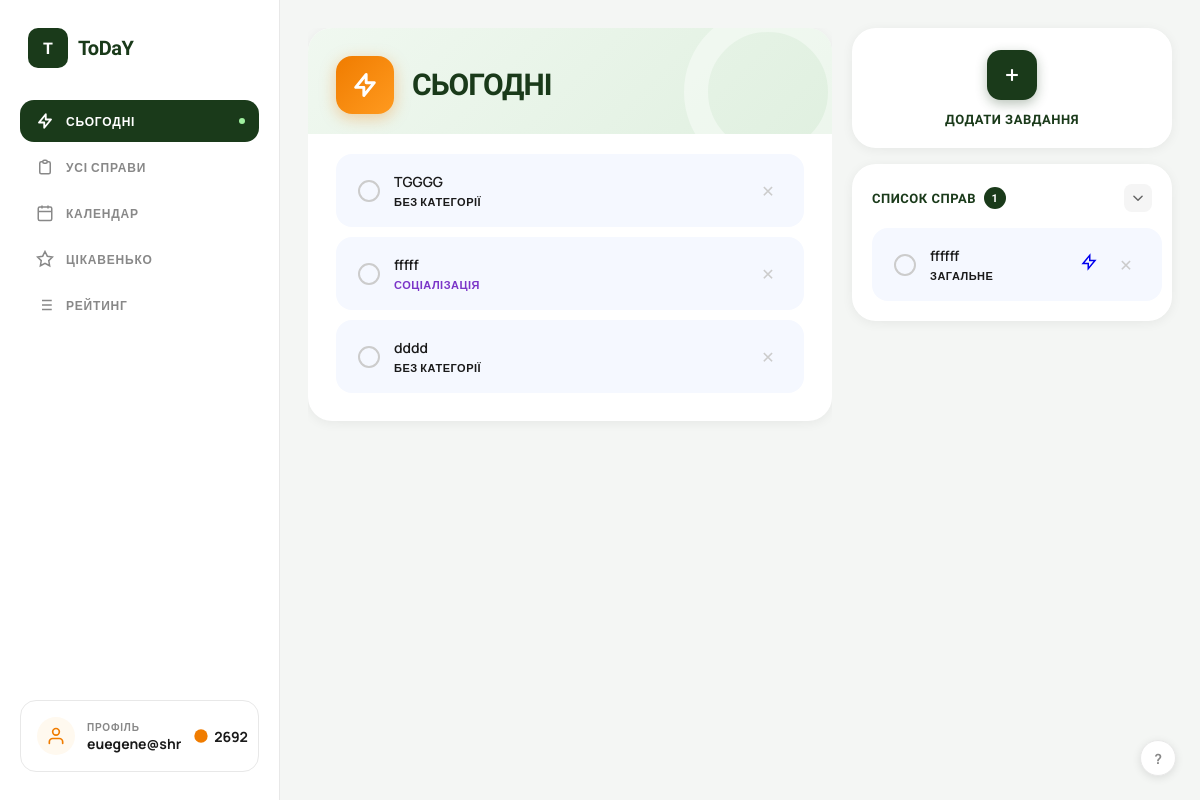
The page /tasks/today/ (signed in) on the database its author committed.
### users/models.py (models this page shows)
class User(AbstractUser):
    email = models.EmailField(unique=True)
    total_points = models.IntegerField(default=0)
    coins = models.IntegerField(default=100)  # added this for coin sysytem
    USERNAME_FIELD = "email"
    REQUIRED_FIELDS = ['username']

### tasks/models.py (models this page shows, shortened)
class Task(models.Model):
    user = models.ForeignKey(User, on_delete=models.CASCADE)
    title = models.CharField(max_length=255)
    category = models.ForeignKey(Category, null=True, blank=True, on_delete=models.SET_NULL)
    planned_date = models.DateField(
        default=timezone.localdate,
        null=True,
        blank=True
    )
    is_for_today = models.BooleanField(default=False)
    deadline_time = models.TimeField(default="23:59") # Непотрібен
    estimated_hours = models.FloatField(default=1)
    is_completed = models.BooleanField(default=False)
    order = models.IntegerField(default=0)
    created_at = models.DateTimeField(auto_now_add=True)
    completed_at = models.DateTimeField(null=True, blank=True)

class Category(models.Model):
    name = models.CharField(max_length=100)
    color = models.CharField(max_length=7, default='#000000')
    user = models.ForeignKey(User, on_delete=models.CASCADE, null=True, blank=True)

### tasks/views.py (the view, shortened to what this page needs)
# urls.py: path('today/', views.today_tasks, name='today_tasks'),
@login_required
def today_tasks(request):
    today = timezone.localdate()
    yesterday = today - timezone.timedelta(days=1)
    missed_tasks = Task.objects.filter(
        user=request.user,
        is_completed=False,
    ).filter(
        db_models.Q(planned_date=yesterday)
    )
    total_penalty = 0
    for task in missed_tasks:
        points = calculate_points(task, request.user)
        total_penalty += int(points)
    today_incomplete = Task.objects.filter(
        user=request.user,
        is_completed=False
    ).filter(
        db_models.Q(is_for_today=True) | db_models.Q(planned_date=today)
    ).order_by('order')
    today_incomplete.filter(is_for_today=True).update(planned_date=today)
    today_incomplete.filter(planned_date=today).update(is_for_today=True)
    other_incomplete = Task.objects.filter(
        user=request.user,
        is_for_today=False,
        is_completed=False,
    ).order_by('order')
    categories = Category.objects.filter(user=request.user)
    return render(request, 'myapp/user_desktop.html', {
        'today_tasks': today_incomplete,
        'other_tasks': other_incomplete,
        'categories': categories,
        'today': today,
    })

### myapp/templates/myapp/user_desktop.html (shortened to what this page needs)
{% load static %}
<!DOCTYPE html>
<html lang="uk">
<head>
<link rel="stylesheet" href="{% static 'myapp/css/menu.css' %}">
</head>
<body>
<aside class="sidebar">
  <div class="logo">
    <div class="logo-icon">T</div>
    <div class="logo-text">ToDaY</div>
  </div>
  <label class="nav-label chosen">
    <svg fill="none" viewBox="0 0 24 24" stroke="currentColor" stroke-width="2.5">
      <path stroke-linecap="round" stroke-linejoin="round" d="M13 10V3L4 14h7v7l9-11h-7z"/>
    </svg>
    СЬОГОДНІ
    <span class="nav-dot"></span>
  </label>
  <a href="{% url 'tasks:task_list' %}" class="nav-label">
    <svg fill="none" viewBox="0 0 24 24" stroke="currentColor" stroke-width="2">
      <path stroke-linecap="round" stroke-linejoin="round" d="M9 5H7a2 2 0 00-2 2v12a2 2 0 002 2h10a2 2 0 002-2V7a2 2 0 00-2-2h-2M9 5a2 2 0 002 2h2a2 2 0 002-2M9 5a2 2 0 012-2h2a2 2 0 012 2"/>
    </svg>
    УСІ СПРАВИ
  </a>
  <a href="{% url 'myapp:calendar' %}" class="nav-label">
    <svg fill="none" viewBox="0 0 24 24" stroke="currentColor" stroke-width="2">
      <rect x="3" y="4" width="18" height="18" rx="2" ry="2"/>
      <line x1="16" y1="2" x2="16" y2="6"/><line x1="8" y1="2" x2="8" y2="6"/>
      <line x1="3" y1="10" x2="21" y2="10"/>
    </svg>
    КАЛЕНДАР
  </a>
  <a href="{% url 'myapp:interesting' %}" class="nav-label">
    <svg fill="none" viewBox="0 0 24 24" stroke="currentColor" stroke-width="2">
      <polygon points="12 2 15.09 8.26 22 9.27 17 14.14 18.18 21.02 12 17.77 5.82 21.02 7 14.14 2 9.27 8.91 8.26 12 2"/>
    </svg>
    ЦІКАВЕНЬКО
  </a>
  <a href="{% url 'rating:my_rating' %}" class="nav-label">
    <svg fill="none" viewBox="0 0 24 24" stroke="currentColor" stroke-width="2">
      <path d="M8 6h13M8 12h13M8 18h13M3 6h.01M3 12h.01M3 18h.01"/>
    </svg>
    РЕЙТИНГ
  </a>
  <div class="sidebar-spacer"></div>
  <a href="{% url 'myapp:profile' %}" class="profile-card" style="text-decoration: none; color: inherit; display: flex;">
    <div class="profile-avatar">
      <svg width="20" height="20" fill="none" viewBox="0 0 24 24" stroke="currentColor" stroke-width="2">
        <path stroke-linecap="round" stroke-linejoin="round" d="M20 21v-2a4 4 0 00-4-4H8a4 4 0 00-4 4v2"/>
        <circle cx="12" cy="7" r="4"/>
      </svg>
    </div>
    <div class="profile-info">
      <div class="profile-label">Профіль</div>
      <div class="profile-name">{{ request.user.username }}</div>
    </div>
    <div class="coins">
      <svg width="16" height="16" fill="currentColor" viewBox="0 0 24 24" style="color:var(--orange)">
        <circle cx="12" cy="12" r="10"/>
      </svg>
      {{ request.user.coins|default:0 }}
    </div>
  </a>
</aside>
<main class="main">
  <div class="center-panel">
    <div class="today-card">
      <div class="today-header">
        <div class="today-icon">
          <svg fill="none" viewBox="0 0 24 24" stroke="currentColor" stroke-width="2.5">
            <path stroke-linecap="round" stroke-linejoin="round" d="M13 10V3L4 14h7v7l9-11h-7z"/>
          </svg>
        </div>
        <div class="today-title-block">
          <div class="today-title">СЬОГОДНІ</div>
        </div>
      </div>
      <div class="today-tasks">
        {% for task in today_tasks %}
          <div class="task-label">
            <a href="{% url 'tasks:complete_task' task.id %}" class="task-checkbox-ui" style="text-decoration: none;"></a>
            <div class="task-info">
              <div class="task-name">{{ task.title }}</div>
              <div class="task-tag tag-{{ task.category.name|lower }}">{{ task.category.name|default:"Без категорії" }}</div>
            </div>
            <a href="{% url 'tasks:delete_task' task.id %}"
               onclick="return confirm('Видалити завдання «{{ task.title }}»?')"
               class="delete-btn"
               title="Видалити">✕</a>
          </div>
        {% empty %}
          <p style="color: #888; text-align: center; padding: 20px;">На сьогодні завдань немає 🙌</p>
        {% endfor %}
      </div>
    </div>
  </div>
  <div class="right-panel">
    <div class="idea-card" style="display: flex; flex-direction: column; align-items: center; justify-content: center; gap: 12px; cursor: pointer; min-height: 120px;" onclick="location.href='#addModal'">
      <div class="idea-add-btn" style="margin: 0; width: 50px; height: 50px;">
        <svg fill="none" viewBox="0 0 24 24" stroke="currentColor" stroke-width="2.5">
          <line x1="12" y1="5" x2="12" y2="19"/><line x1="5" y1="12" x2="19" y2="12"/>
        </svg>
      </div>
      <span style="font-family: 'Unbounded', sans-serif; font-size: 13px; font-weight: 700; color: var(--green-dark); letter-spacing: 0.5px;">
        ДОДАТИ ЗАВДАННЯ
      </span>
    </div>
    <div class="general-card">
      <details class="general-details" open>
        <summary class="general-summary">
          <div class="general-title">
            СПИСОК СПРАВ
            <span class="count-badge">{{ other_tasks|length }}</span>
          </div>
          <span class="collapse-icon">
            <svg fill="none" viewBox="0 0 24 24" stroke="currentColor" stroke-width="2.5">
              <path stroke-linecap="round" stroke-linejoin="round" d="M5 15l7-7 7 7"/>
            </svg>
          </span>
        </summary>
        <div class="general-tasks">
          {% for task in other_tasks %}
            <div class="task-label">
              <a href="{% url 'tasks:complete_task' task.id %}" class="task-checkbox-ui" style="text-decoration: none;"></a>
              <div class="task-info">
                <div class="task-name">{{ task.title }}</div>
                <div class="task-tag">{{ task.category.name|default:"Загальне" }}</div>
              </div>
              <a href="{% url 'tasks:move_to_today' task.id %}" class="move-btn" title="Виконати сьогодні">
                <svg width="18" height="18" fill="none" viewBox="0 0 24 24" stroke="currentColor" stroke-width="2">
                  <path d="M13 10V3L4 14h7v7l9-11h-7z"/>
                </svg>
              </a>
              <a href="{% url 'tasks:delete_task' task.id %}"
                 onclick="return confirm('Видалити завдання «{{ task.title }}»?')"
                 class="delete-btn"
                 title="Видалити">✕</a>
            </div>
          {% empty %}
            <p style="color: #888; text-align: center; padding: 20px;">Наповни мене</p>
          {% endfor %}
        </div>
      </details>
    </div>
  </div>
</main>
<a href="{% url 'myapp:interesting' %}" class="help-btn">?</a>
</body>
</html>

### myapp/static/myapp/css/menu.css (style rules this page uses)
:root { --green-dark: #1a3a1a; --green-mid: #2d5a2d; --green-accent: #3d7a3d; --orange: #f07c00; --orange-light: #ff9a1f; --purple: #6b0f4e; --bg: #f4f6f4; --card-bg: #ffffff; --text-dark: #1a1a1a; --text-muted: #888; --border: #e8e8e8; }
* { margin: 0; padding: 0; box-sizing: border-box; }
body { font-family: 'Manrope', sans-serif; background: var(--bg); display: flex; height: 100vh; overflow: hidden; color: var(--text-dark); }
.sidebar { width: 280px; flex-shrink: 0; background: hsl(0, 0%, 100%); border-right: 1px solid var(--border); display: flex; flex-direction: column; padding: 28px 20px; gap: 4px; position: sticky; top: 0; height: 100vh; }
.logo { display: flex; align-items: center; gap: 10px; padding: 0 8px; margin-bottom: 28px; }
.logo-icon { width: 40px; height: 40px; background: var(--green-dark); border-radius: 10px; display: flex; align-items: center; justify-content: center; color: white; font-family: 'Unbounded', sans-serif; font-weight: 900; font-size: 16px; }
.logo-text { font-family: 'Unbounded', sans-serif; font-weight: 700; font-size: 20px; color: var(--green-dark); letter-spacing: -0.5px; }
.nav-label { text-decoration: none; display: flex; align-items: center; gap: 12px; padding: 12px 16px; border-radius: 14px; cursor: pointer; color: #888; font-size: 12px; font-weight: 700; letter-spacing: 0.8px; text-transform: uppercase; transition: all 0.2s; position: relative; user-select: none; }
.sidebar .chosen { background: var(--green-dark); color: white; border-radius: 14px; position: relative; transition: background 0.2s, color 0.2s; }
.sidebar .chosen svg { stroke: white; }
.sidebar .chosen .nav-dot { display: block; background: #a0f0a0; }
.nav-dot { display: none; width: 6px; height: 6px; background: #7fff7f; border-radius: 50%; position: absolute; right: 14px; }
.nav-label svg { width: 18px; height: 18px; flex-shrink: 0; }
.sidebar-spacer { flex: 1; }
.profile-card { background: white; border-radius: 16px; padding: 16px; display: flex; align-items: center; gap: 12px; border: 1px solid var(--border); }
.profile-avatar { width: 38px; height: 38px; border-radius: 50%; background: #fff9ef; display: flex; align-items: center; justify-content: center; color: var(--orange); flex-shrink: 0; }
.profile-info { flex: 1; }
.profile-label { font-size: 10px; letter-spacing: 0.8px; text-transform: uppercase; color: var(--text-muted); font-weight: 700; }
.profile-name { font-size: 14px; font-weight: 700; color: var(--text-dark); }
.coins { display: flex; align-items: center; gap: 5px; font-weight: 700; font-size: 14px; color: var(--text-dark); }
.coins svg { color: white; }

### rows shown on the page
User: user.username "euegene@shr", user.coins "2692"
Task: title "TGGGG", category.name "БЕЗ КАТЕГОРІЇ"
Task: title "fffff", category.name "СОЦІАЛІЗАЦІЯ"
Task: title "dddd", category.name "БЕЗ КАТЕГОРІЇ"
Task: title "ffffff", category.name "ЗАГАЛЬНЕ"

### other values the page prints
{{ other_tasks|length }} "1"
